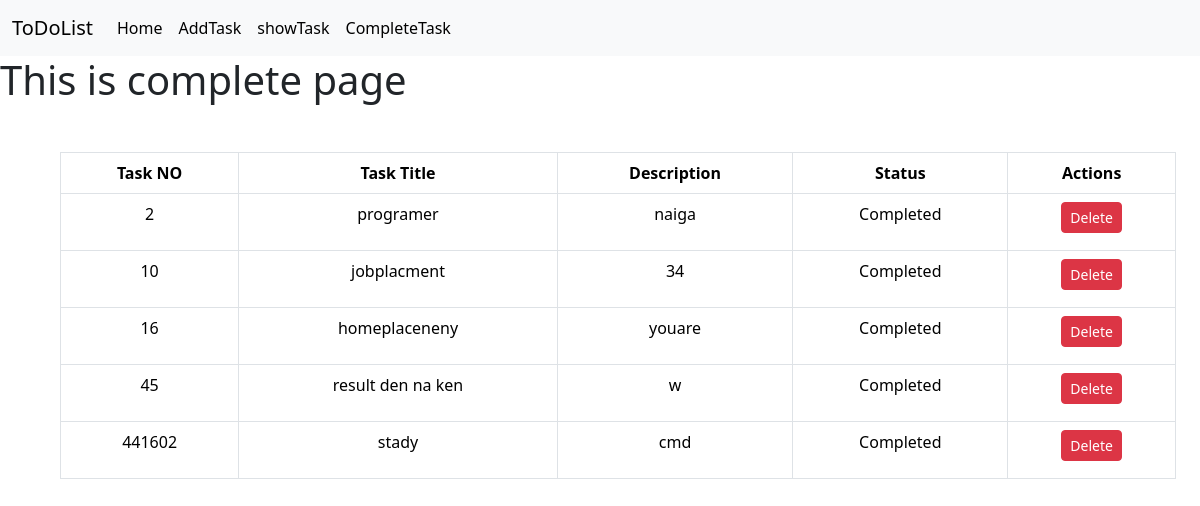
/completeTasks/, run on the app's committed database.
### frist_app/models.py (models this page shows, shortened)
class taskModel(models.Model):
    taskNo = models.IntegerField(primary_key=True)
    taskTitle = models.CharField(max_length=40);
    taskDescription = models.CharField(max_length=100);
    is_completed = models.BooleanField()

### frist_app/views.py (the view)
# urls.py: path('completeTasks/', views.completeTasks, name='completeTasks'),
def completeTasks(request):
    completed_tasks = models.taskModel.objects.filter(is_completed=True)
    return render(request, 'complete.html', {'completed_tasks': completed_tasks})

### frist_app/templates/complete.html
{% extends 'home.html' %}
{% load crispy_forms_tags %}
{% block content %}
    <h1> This is complete  page</h1>
    <div class = "container m-5 text-center">
        {% if  completed_tasks %}
          <table class="table table-bordered">
              <thead>
                <tr>
                  <th scope="col">Task NO</th>
                  <th scope="col">Task Title</th>
                  <th scope="col">Description</th>
                  <th scope="col">Status</th>
                  <th scope="col">Actions</th>
                </tr>
              </thead>
              <tbody>
                  {% for i in completed_tasks %}
                     {% if i.is_completed %}
                     <tr>
                        <td>{{i.taskNo}}</td>
                        <td>{{i.taskTitle}}</td>
                        <td>{{i.taskDescription}}</td>
                        <td>
                          {% if i.is_completed %}
                              <p>Completed</p>
                          {% else %}
                              <p>Not Completed</p>
                          {% endif %}
                        </td>
                        <td>
                          <a href = "{% url 'DeleteTask' id=i.taskNo  %}" class = "btn btn-danger btn-sm" type="button">Delete</a>
                        </td>
                    </tr>
                     {% endif %}
                  {% endfor %}
              </tbody>
            </table>
            {% else %}
            <h1>No data for show</h1>
            {% endif %}
      </div>
{% endblock  %}

### frist_app/templates/home.html (shortened to what this page needs)
<!doctype html>
<html lang="en">
  <head>
    <link href="https://cdn.jsdelivr.net/npm/bootstrap@5.3.1/dist/css/bootstrap.min.css" rel="stylesheet">
  </head>
  <body>
    <nav class="navbar navbar-expand-lg bg-body-tertiary">
        <div class="container-fluid">
          <a class="navbar-brand" href="#">ToDoList</a>
          <div class="collapse navbar-collapse" id="navbarNav">
            <ul class="navbar-nav">
              <li class="nav-item">
                <a class="nav-link active" aria-current="page" href="{% url 'homePage' %}">Home</a>
              </li>
              <li class="nav-item">
                <a class="nav-link active" aria-current="page" href="{% url 'addTask' %}">AddTask</a>
              </li>
              <li class="nav-item">
                <a class="nav-link active" aria-current="page" href="{% url 'showTask' %}">showTask</a>
              </li>
              <li class="nav-item">
                <a class="nav-link active" aria-current="page" href="{% url 'completeTasks' %}">CompleteTask</a>
              </li>
            </ul>
          </div>
        </div>
      </nav>
    {% block content %}{% endblock  %}
  </body>
</html>

### data on the page
taskModel: taskNo "2", taskTitle "programer", taskDescription "naiga", is_completed "Completed"
taskModel: taskNo "10", taskTitle "jobplacment", taskDescription "34", is_completed "Completed"
taskModel: taskNo "16", taskTitle "homeplaceneny", taskDescription "youare", is_completed "Completed"
taskModel: taskNo "45", taskTitle "result den na ken", taskDescription "w", is_completed "Completed"
taskModel: taskNo "441602", taskTitle "stady", taskDescription "cmd", is_completed "Completed"
